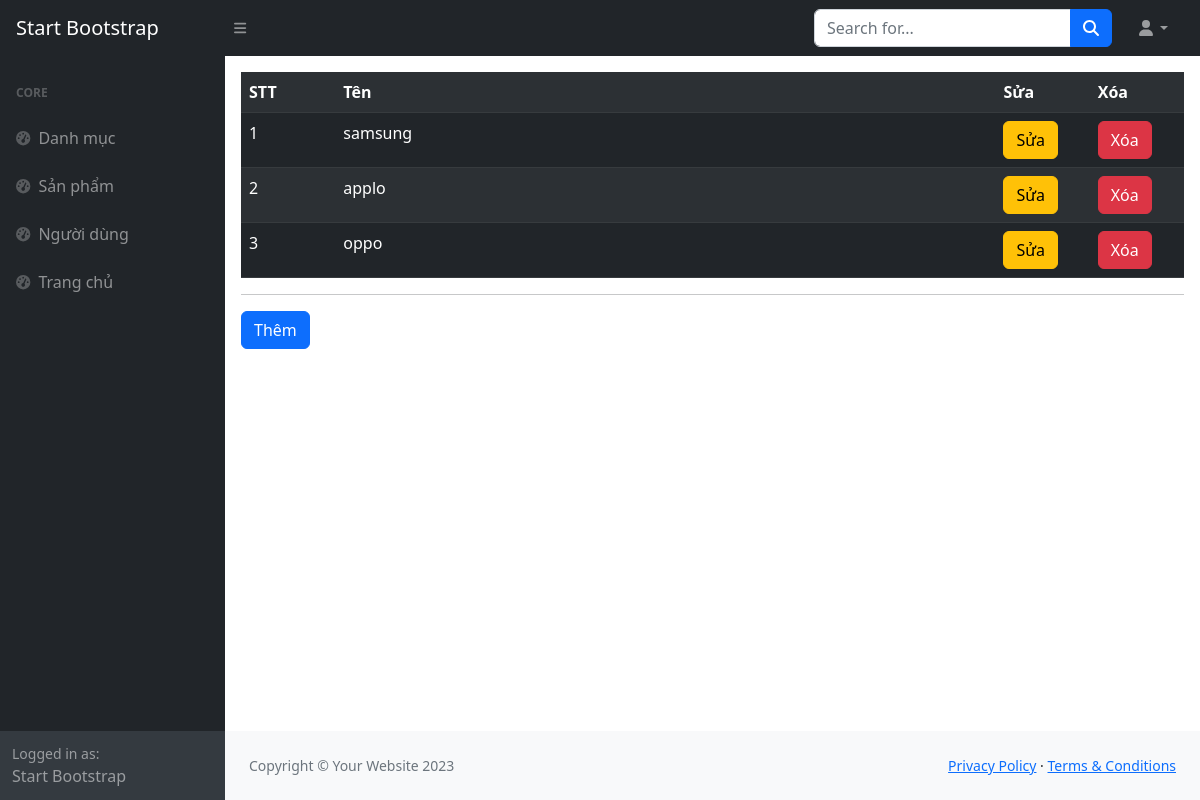
The app's page /index.php?url=cate-index (signed in) with its own data.
### tables this page shows
CREATE TABLE `categories` (
  `id` int(11) NOT NULL,
  `name` varchar(100) NOT NULL
);

### helper/functions.php (called while the page is built, shortened)
<?php
function view($file, $folder='client', $data=[]){
    extract($data);
    require _WEB_PATH_ROOT."/views/$folder/$file.php";
}

### controller/CategoryController.php (called while the page is built, shortened)
<?php
class CategoryController extends CategoryModel{
    public function index(){
        $categories = $this->categories();
        view('index-cate', 'admin', compact('categories'));
    }
}

### models/db.php (called while the page is built, shortened)
<?php
class db
{
    public function getConnect()
    {
        $connect = new PDO(
            "mysql:host=" . DBHOST
                . ";dbname=" . DBNAME
                . ";charset=" . DBCHARSET,
            DBUSER,
            DBPASS
        );
        return $connect;
    }
    public function getData($query, $getAll = true)
    {
        $conn = $this->getConnect();
        $stmt = $conn->prepare($query);
        $stmt->execute();
        if ($getAll) {
            return $stmt->fetchAll();
        }
        return $stmt->fetch();
    }
}

### models/CategoryModel.php (called while the page is built, shortened)
<?php
class CategoryModel extends db{
    function categories(){
        $sql = "SELECT * FROM categories";
        $response = $this->getData($sql);
        return $response;
    }
}

### views/admin/index-cate.php (the view, shortened to what this page needs)
<table class="table table-dark table-striped">
  <tr>
    <th width="10%">STT</th>
    <th>Tên</th>
    <th width="10%">Sửa</th>
    <th width="10%">Xóa</th>
  </tr>
  <?php
    foreach ($categories as $key => $value):
  ?>
  <tr>
    <td><?php echo $key+1 ?></td>
    <td><?php echo $value['name'] ?></td>
    <td>
        <a href="?url=cate-edit&id=<?php echo $value['id'] ?>" class="btn btn-warning">Sửa</a>
    </td>
    <td>
        <a onclick="return confirm('bạn có chắc muốn xóa')" href="?url=cate-delete&id=<?php echo $value['id'] ?>" class="btn btn-danger">Xóa</a>
    </td>
    </tr>
    <?php
    endforeach;
    ?>
</table>
<hr>
<a href="?url=cate-add" class="btn btn-primary">Thêm</a>

### records on screen
categories: name "samsung"
categories: name "applo"
categories: name "oppo"
